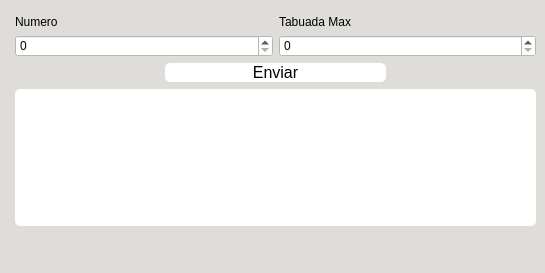
<?xml version="1.0" encoding="UTF-8"?>
<ui version="4.0">
 <class>MainWindow</class>
 <widget class="QMainWindow" name="MainWindow">
  <property name="geometry">
   <rect>
    <x>0</x>
    <y>0</y>
    <width>545</width>
    <height>273</height>
   </rect>
  </property>
  <property name="minimumSize">
   <size>
    <width>545</width>
    <height>273</height>
   </size>
  </property>
  <property name="maximumSize">
   <size>
    <width>545</width>
    <height>273</height>
   </size>
  </property>
  <property name="windowTitle">
   <string>MainWindow</string>
  </property>
  <property name="styleSheet">
   <string notr="true">background-color:rgb(222, 221, 218);</string>
  </property>
  <widget class="QWidget" name="centralwidget">
   <widget class="QWidget" name="verticalLayoutWidget">
    <property name="geometry">
     <rect>
      <x>10</x>
      <y>10</y>
      <width>531</width>
      <height>221</height>
     </rect>
    </property>
    <layout class="QVBoxLayout" name="verticalLayout">
     <property name="leftMargin">
      <number>5</number>
     </property>
     <property name="topMargin">
      <number>5</number>
     </property>
     <property name="rightMargin">
      <number>5</number>
     </property>
     <property name="bottomMargin">
      <number>5</number>
     </property>
     <item>
      <layout class="QGridLayout" name="gridLayout">
       <item row="0" column="1">
        <widget class="QLabel" name="label_2">
         <property name="styleSheet">
          <string notr="true">color:black;</string>
         </property>
         <property name="text">
          <string>Tabuada Max</string>
         </property>
        </widget>
       </item>
       <item row="0" column="0">
        <widget class="QLabel" name="label">
         <property name="styleSheet">
          <string notr="true">color:black;</string>
         </property>
         <property name="text">
          <string>Numero</string>
         </property>
        </widget>
       </item>
       <item row="1" column="1">
        <widget class="QSpinBox" name="snTabua">
         <property name="styleSheet">
          <string notr="true">color:black;
background-color: white;</string>
         </property>
         <property name="maximum">
          <number>1000</number>
         </property>
        </widget>
       </item>
       <item row="1" column="0">
        <widget class="QSpinBox" name="snNum">
         <property name="styleSheet">
          <string notr="true">color:black;
background-color: white;</string>
         </property>
         <property name="maximum">
          <number>1000</number>
         </property>
        </widget>
       </item>
       <item row="2" column="0" colspan="2">
        <layout class="QHBoxLayout" name="horizontalLayout">
         <item>
          <spacer name="horizontalSpacer">
           <property name="orientation">
            <enum>Qt::Horizontal</enum>
           </property>
           <property name="sizeType">
            <enum>QSizePolicy::Fixed</enum>
           </property>
           <property name="sizeHint" stdset="0">
            <size>
             <width>150</width>
             <height>20</height>
            </size>
           </property>
          </spacer>
         </item>
         <item>
          <widget class="QPushButton" name="btnEnviar">
           <property name="font">
            <font>
             <pointsize>12</pointsize>
            </font>
           </property>
           <property name="styleSheet">
            <string notr="true">color:black;
background-color: white;
border-radius: 5px;</string>
           </property>
           <property name="text">
            <string>Enviar</string>
           </property>
          </widget>
         </item>
         <item>
          <spacer name="horizontalSpacer_2">
           <property name="orientation">
            <enum>Qt::Horizontal</enum>
           </property>
           <property name="sizeType">
            <enum>QSizePolicy::Fixed</enum>
           </property>
           <property name="sizeHint" stdset="0">
            <size>
             <width>150</width>
             <height>20</height>
            </size>
           </property>
          </spacer>
         </item>
        </layout>
       </item>
      </layout>
     </item>
     <item>
      <widget class="QListView" name="vrRes">
       <property name="enabled">
        <bool>true</bool>
       </property>
       <property name="styleSheet">
        <string notr="true">color:black;
background-color: white;
border-radius: 5px;</string>
       </property>
       <property name="editTriggers">
        <set>QAbstractItemView::EditKeyPressed</set>
       </property>
      </widget>
     </item>
    </layout>
   </widget>
  </widget>
  <widget class="QMenuBar" name="menubar">
   <property name="geometry">
    <rect>
     <x>0</x>
     <y>0</y>
     <width>545</width>
     <height>20</height>
    </rect>
   </property>
  </widget>
  <widget class="QStatusBar" name="statusbar"/>
 </widget>
 <resources/>
 <connections/>
</ui>
